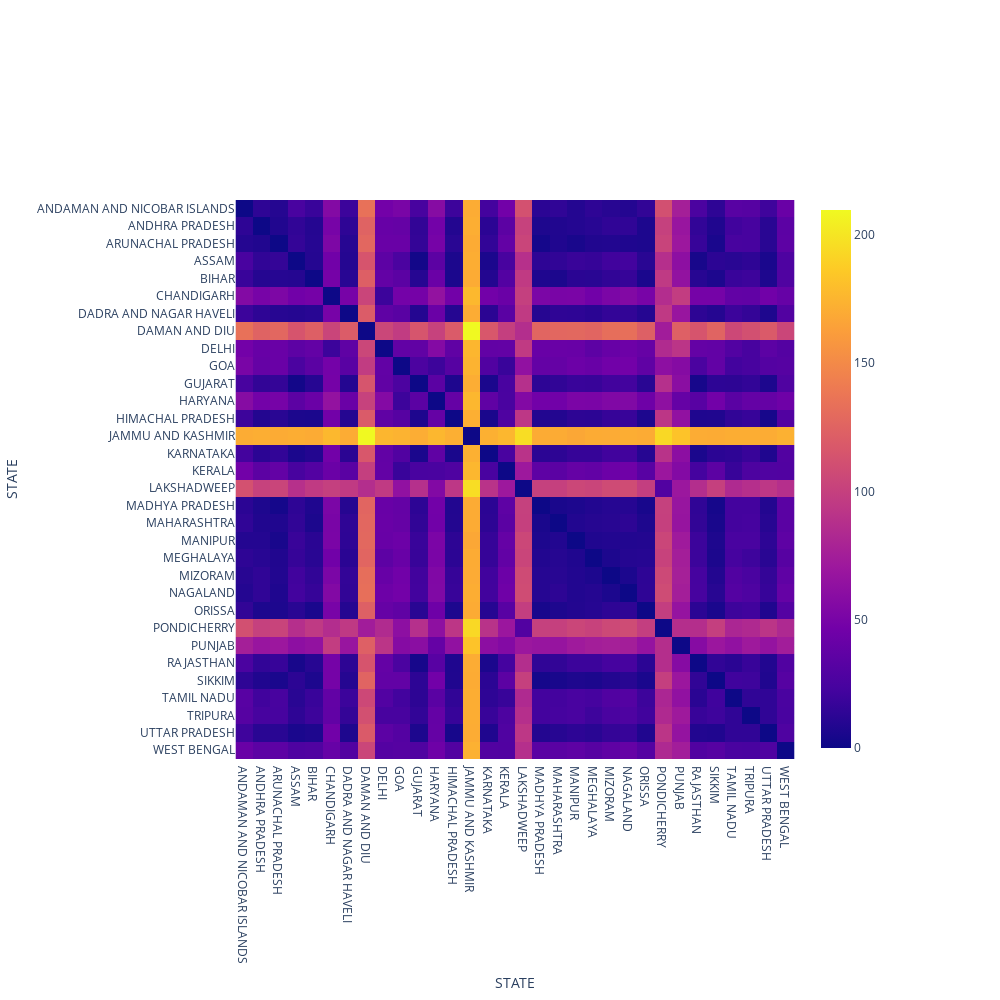

The notebook cell saved with this chart:
### Code cell
import plotly.express as px

fig = px.imshow(df_euc_dist)

fig.update_layout(margin = dict(t=200,r=200,b=200,l=200),
    showlegend = False,
    width = 1000, height = 1000,
    autosize = False )

fig.show()

### Figure 1 — Plotly figure (JSON) as saved in the notebook; plotly's stock layout.template omitted (floating-point values rounded to 4 significant figures; data arrays with more than 128 entries replaced by an {"elided": "..."} marker saying what was removed)
{"data": [{"coloraxis": "coloraxis", "hovertemplate": "STATE: %{x}<br>STATE: %{y}<br>color: %{z}<extra></extra>", "name": "0", "type": "heatmap", "x": ["ANDAMAN AND NICOBAR ISLANDS", "ANDHRA PRADESH", "ARUNACHAL PRADESH", "ASSAM", "BIHAR", "CHANDIGARH", "DADRA AND NAGAR HAVELI", "DAMAN AND DIU", "DELHI", "GOA", "GUJARAT", "HARYANA", "HIMACHAL PRADESH", "JAMMU AND KASHMIR", "KARNATAKA", "KERALA", "LAKSHADWEEP", "MADHYA PRADESH", "MAHARASHTRA", "MANIPUR", "MEGHALAYA", "MIZORAM", "NAGALAND", "ORISSA", "PONDICHERRY", "PUNJAB", "RAJASTHAN", "SIKKIM", "TAMIL NADU", "TRIPURA", "UTTAR PRADESH", "WEST BENGAL"], "xaxis": "x", "y": ["ANDAMAN AND NICOBAR ISLANDS", "ANDHRA PRADESH", "ARUNACHAL PRADESH", "ASSAM", "BIHAR", "CHANDIGARH", "DADRA AND NAGAR HAVELI", "DAMAN AND DIU", "DELHI", "GOA", "GUJARAT", "HARYANA", "HIMACHAL PRADESH", "JAMMU AND KASHMIR", "KARNATAKA", "KERALA", "LAKSHADWEEP", "MADHYA PRADESH", "MAHARASHTRA", "MANIPUR", "MEGHALAYA", "MIZORAM", "NAGALAND", "ORISSA", "PONDICHERRY", "PUNJAB", "RAJASTHAN", "SIKKIM", "TAMIL NADU", "TRIPURA", "UTTAR PRADESH", "WEST BENGAL"], "yaxis": "y", "z": {"elided": "32x32 float values"}}], "layout": {"autosize": false, "coloraxis": {"colorscale": [[0, "#0d0887"], [0.1111, "#46039f"], [0.2222, "#7201a8"], [0.3333, "#9c179e"], [0.4444, "#bd3786"], [0.5556, "#d8576b"], [0.6667, "#ed7953"], [0.7778, "#fb9f3a"], [0.8889, "#fdca26"], [1, "#f0f921"]]}, "height": 1000, "margin": {"b": 200, "l": 200, "r": 200, "t": 200}, "showlegend": false, "width": 1000, "xaxis": {"anchor": "y", "constrain": "domain", "domain": [0, 1], "scaleanchor": "y", "title": {"text": "STATE"}}, "yaxis": {"anchor": "x", "autorange": "reversed", "constrain": "domain", "domain": [0, 1], "title": {"text": "STATE"}}}}
